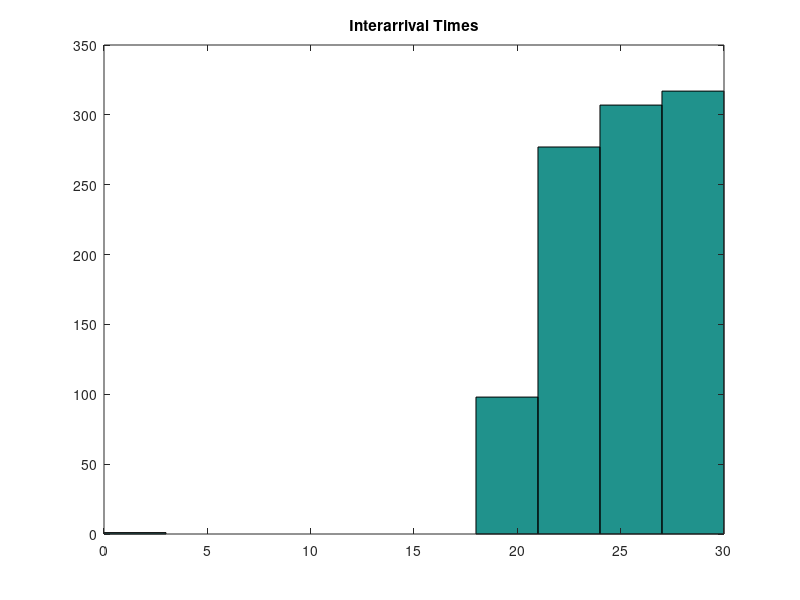
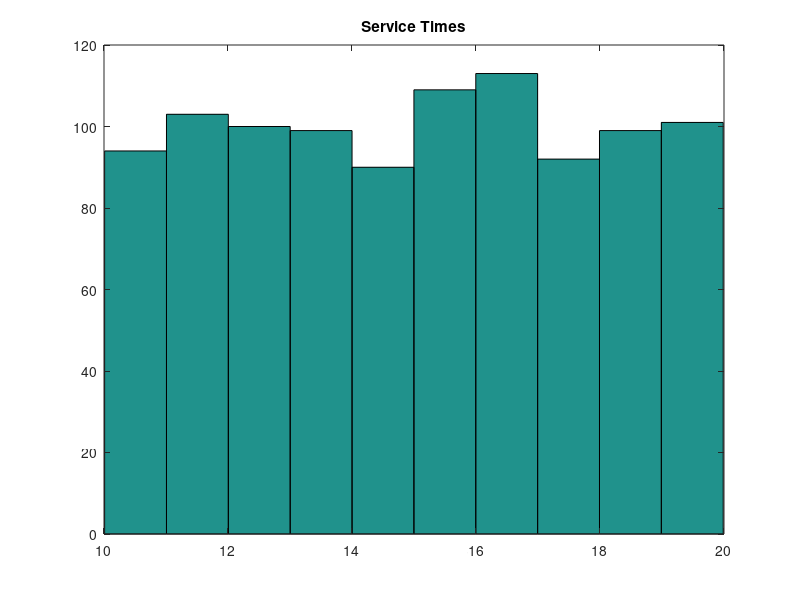
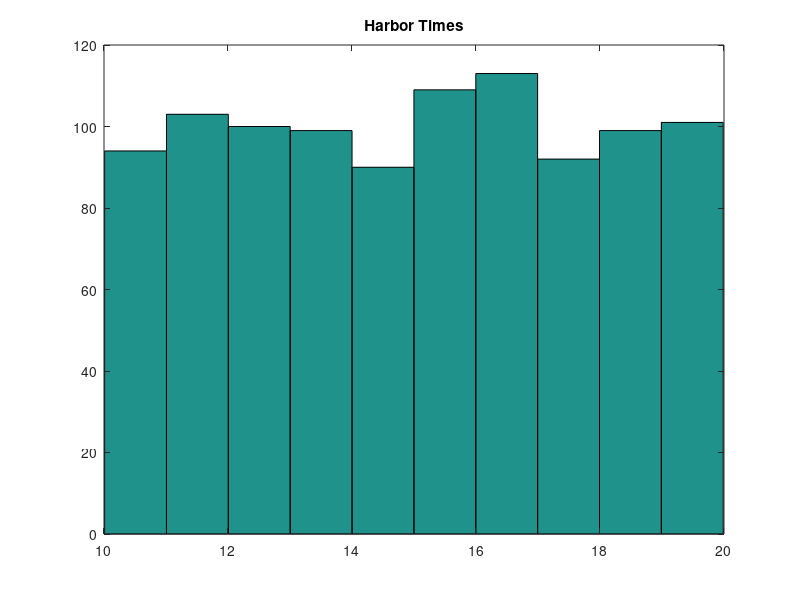
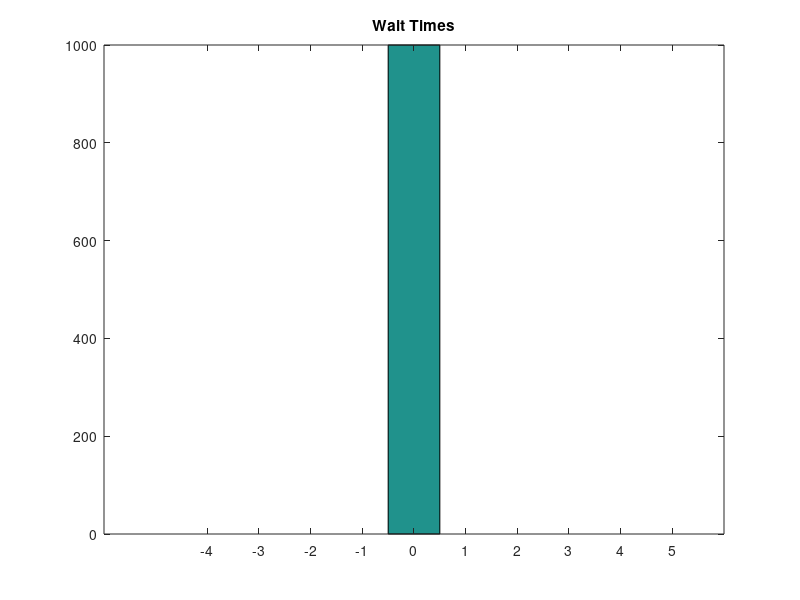

Reproduce these figures in MATLAB, in order.
% Harbor queueing simulation
clear all; close all

%%DEFINE ALL VARIABLES
%between(i) = time between arrival of ship i and i-1.
%arrive(i) = time at which ship i arrives to harbor
%unload(i) = time to unload ship i
%start(i) = time at which ship i begins getting unloaded
%idle(i) = time harbor is idle for ship i
%wait(i) = time ship i waits in line
%finish(i) time ship i leaves harbor
%harbor(i) = total time at harbor for ship i

%CUMULATIVE VARIABLES
%hartime = average time per ship in the harbor
%maxtime = max time in the harbor
%waittime = avg wait time per ship
%maxwait = max waiting time
%idletime = percent of total sim time harbor is idle

%% ENTER input variables
N = 1000; % number of ships to simulate


% #2 Parameters
aunload = 10;
bunload = 20;
aarrive = 20;
barrive = 30;

% #3 Parameters
%aunload = 50;
%bunload = 70;
%aarrive = 49;
%barrive = 70;


maxQ = 25;

 % Interarrival times are uniformly distributed.
 % Service times are constant.

%% INITIALIZE variables

%ship 1 is special case
between(1) = 0;
arrive(1) = 0 + between(1);
unload(1) = rand * (bunload - aunload) + aunload;
start(1) = arrive(1);
wait(1) = 0;
finish(1) = unload(1);
harbor(1) = unload(1);
idle(1) = 0;
qlength(1) = 0;

% cumulative variables
left = 0;


%% RUN the simulation for N ships

for i = 2:N
    %determine interarrival and unload times
    between(i) = rand * (barrive - aarrive) + aarrive;
    unload(i) = rand * (bunload - aunload) + aunload;
    arrive(i) = arrive(i-1) + between(i);
    %determine if dock is idle or not
    timediff =  arrive(i) - finish(i-1);
    if qlength(i-1) > maxQ
        left = left + 1;
        wait(i) = 0;
        idle(i) = 0;
        qlength(i) = qlength(i - 1);
    else
        if timediff > 0 %dock is idle %arrive(i)>finish(i-1)
            wait(i) = 0;
            idle(i) = timediff;
            qlength(i) = 0;
        else
            wait(i) = -timediff;
            idle(i) = 0;
            if arrive(i) > start(i-1)
                qlength(i) = 1;
            else
                qlength(i) = qlength(i-1) + 1;
            end
        end
    end
    
    %calculate start and finish times, and duration in harbor
    start(i) = arrive(i) + wait(i);
    finish(i) = start(i) + unload(i);
    harbor(i) = finish(i) - arrive(i);
    
    %Update Cumulative Variables
   
    
    
end

%%%%%%%%%OUTPUT%%%%%%%%%%%%%%%%%%%%%%%%%%%%%%%%%%%%%

avghartime = mean(harbor);
maxhar = max(harbor);
avgwaittime = mean(wait);
avgidletime = mean(idle);
maxwait = max(wait);
finaltime = finish(end);
fractimeidle = sum(idle)/finaltime

avgq = mean(qlength)
maxq = max(qlength)

%% Create a nice table
fprintf('Begin One Bay Simulation for %i ships\n', N)
fprintf('Avg time at harbor   Max time at harbor    Avg wait time   Max wait time  Percent Time harbor idle\n============================================================================================\n')
fprintf ('   %5.1f                 %5.1f               %5.1f             %5.1f              %5.1f\n',avghartime,maxhar,avgwaittime,maxwait,avgidletime)
 
figure(1);hist(between); title('Interarrival Times')
figure(2); hist(unload); title('Service Times');
figure(3); hist(harbor); title('Harbor Times');
figure(4); hist(wait); title('Wait Times');
figure(5); hist(idle); title('Idle Times');
figure(6); plot(qlength); title('Queue Lengths');
